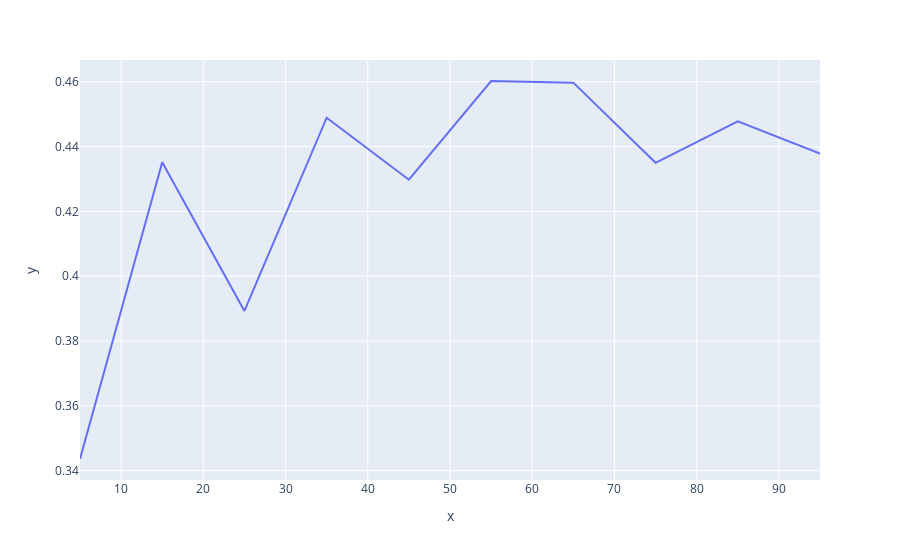

Notebook source saved alongside this figure:
### Code cell
px.line(x=range(5, 100, 10), y=res, template='plotly' )

### Figure 1 — Plotly figure (JSON) as saved in the notebook; plotly's stock layout.template omitted (floating-point values rounded to 4 significant figures)
{"data": [{"hovertemplate": "x=%{x}<br>y=%{y}<extra></extra>", "legendgroup": "", "line": {"color": "#636efa", "dash": "solid"}, "marker": {"symbol": "circle"}, "mode": "lines", "name": "", "orientation": "v", "showlegend": false, "x": [5, 15, 25, 35, 45, 55, 65, 75, 85, 95], "xaxis": "x", "y": [0.3436, 0.4352, 0.3893, 0.4489, 0.4298, 0.4602, 0.4597, 0.435, 0.4478, 0.4378], "yaxis": "y", "type": "scatter"}], "layout": {"xaxis": {"anchor": "y", "domain": [0.0, 1.0], "title": {"text": "x"}}, "yaxis": {"anchor": "x", "domain": [0.0, 1.0], "title": {"text": "y"}}, "legend": {"tracegroupgap": 0}, "margin": {"t": 60}}}
